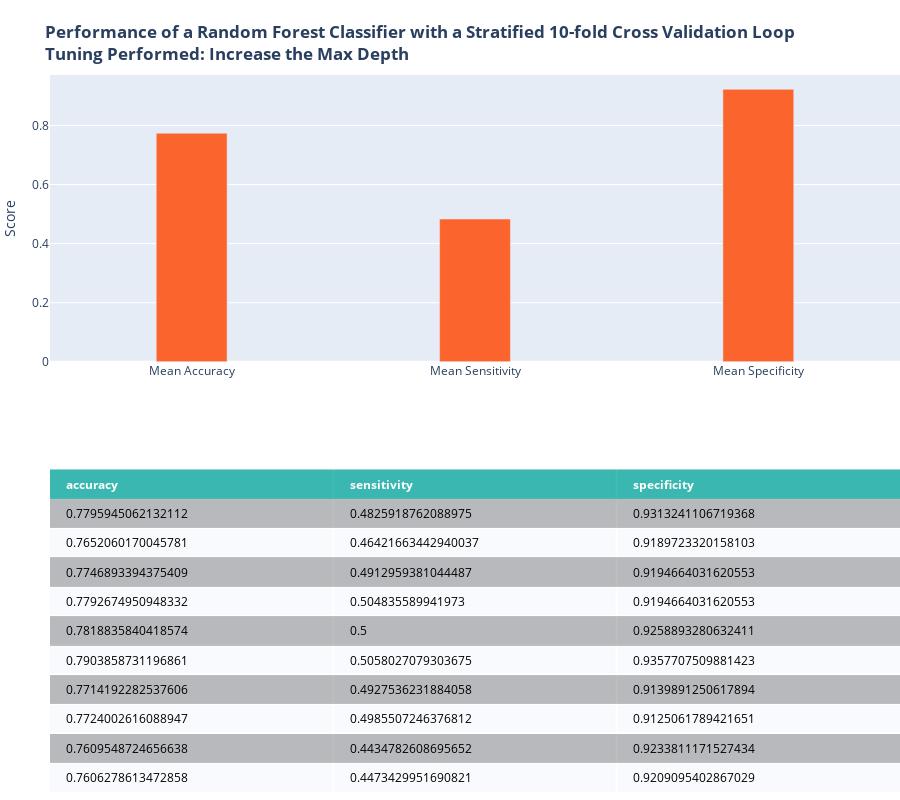

Notebook code cell kept with this figure:
### Code cell
## repeat adjusting tuning parameters to achieve better results
# increasing max depth (largely increases complexity), 
cellTitle = '<b>Performance of a Random Forest Classifier with a Stratified 10-fold Cross Validation Loop<br>Tuning Performed: Increase the Max Depth</b>'
score = []
rf_clf = RandomForestClassifier(max_depth=15, random_state=1024, n_jobs=-1)
for train,test in skf.split(X_mat,y):
    rf_clf.fit(X_mat[train],y.values.ravel()[train])
    y_hat = rf_clf.predict(X_mat[test])
    
    cm = confusion_matrix(y.loc[test],y_hat, labels=[1,0])
    score.append({'accuracy':(cm[0,0]+cm[1,1])/sum(cm.ravel()),
                'sensitivity':cm[0,0]/(cm[0,0]+cm[0,1]),
                'specificity':cm[1,1]/(cm[1,1]+cm[1,0])})
score = pd.DataFrame(score)
rfFig = plotMetrics(score, cellTitle)
rfFig.show()

### Figure 1 — Plotly figure (JSON) as saved in the notebook; plotly's stock layout.template omitted (floating-point values rounded to 4 significant figures)
{"data": [{"colorscale": [[0, "#00A699"], [0.5, "#a9a9a9"], [1, "#ffffff"]], "hoverinfo": "none", "opacity": 0.75, "showscale": false, "type": "heatmap", "z": [[0, 0, 0], [0.5, 0.5, 0.5], [1, 1, 1], [0.5, 0.5, 0.5], [1, 1, 1], [0.5, 0.5, 0.5], [1, 1, 1], [0.5, 0.5, 0.5], [1, 1, 1], [0.5, 0.5, 0.5], [1, 1, 1]]}, {"marker": {"color": "#FC642D"}, "type": "bar", "width": 0.25, "x": ["Mean Accuracy", "Mean Sensitivity", "Mean Specificity"], "xaxis": "x2", "y": [0.7736, 0.4831, 0.9222], "yaxis": "y2"}], "layout": {"annotations": [{"align": "left", "font": {"color": "#ffffff"}, "showarrow": false, "text": "<b>accuracy</b>", "x": -0.45, "xanchor": "left", "xref": "x", "y": 0, "yref": "y"}, {"align": "left", "font": {"color": "#ffffff"}, "showarrow": false, "text": "<b>sensitivity</b>", "x": 0.55, "xanchor": "left", "xref": "x", "y": 0, "yref": "y"}, {"align": "left", "font": {"color": "#ffffff"}, "showarrow": false, "text": "<b>specificity</b>", "x": 1.55, "xanchor": "left", "xref": "x", "y": 0, "yref": "y"}, {"align": "left", "font": {"color": "#000000"}, "showarrow": false, "text": "0.7795945062132112", "x": -0.45, "xanchor": "left", "xref": "x", "y": 1, "yref": "y"}, {"align": "left", "font": {"color": "#000000"}, "showarrow": false, "text": "0.4825918762088975", "x": 0.55, "xanchor": "left", "xref": "x", "y": 1, "yref": "y"}, {"align": "left", "font": {"color": "#000000"}, "showarrow": false, "text": "0.9313241106719368", "x": 1.55, "xanchor": "left", "xref": "x", "y": 1, "yref": "y"}, {"align": "left", "font": {"color": "#000000"}, "showarrow": false, "text": "0.7652060170045781", "x": -0.45, "xanchor": "left", "xref": "x", "y": 2, "yref": "y"}, {"align": "left", "font": {"color": "#000000"}, "showarrow": false, "text": "0.46421663442940037", "x": 0.55, "xanchor": "left", "xref": "x", "y": 2, "yref": "y"}, {"align": "left", "font": {"color": "#000000"}, "showarrow": false, "text": "0.9189723320158103", "x": 1.55, "xanchor": "left", "xref": "x", "y": 2, "yref": "y"}, {"align": "left", "font": {"color": "#000000"}, "showarrow": false, "text": "0.7746893394375409", "x": -0.45, "xanchor": "left", "xref": "x", "y": 3, "yref": "y"}, {"align": "left", "font": {"color": "#000000"}, "showarrow": false, "text": "0.4912959381044487", "x": 0.55, "xanchor": "left", "xref": "x", "y": 3, "yref": "y"}, {"align": "left", "font": {"color": "#000000"}, "showarrow": false, "text": "0.9194664031620553", "x": 1.55, "xanchor": "left", "xref": "x", "y": 3, "yref": "y"}, {"align": "left", "font": {"color": "#000000"}, "showarrow": false, "text": "0.7792674950948332", "x": -0.45, "xanchor": "left", "xref": "x", "y": 4, "yref": "y"}, {"align": "left", "font": {"color": "#000000"}, "showarrow": false, "text": "0.504835589941973", "x": 0.55, "xanchor": "left", "xref": "x", "y": 4, "yref": "y"}, {"align": "left", "font": {"color": "#000000"}, "showarrow": false, "text": "0.9194664031620553", "x": 1.55, "xanchor": "left", "xref": "x", "y": 4, "yref": "y"}, {"align": "left", "font": {"color": "#000000"}, "showarrow": false, "text": "0.7818835840418574", "x": -0.45, "xanchor": "left", "xref": "x", "y": 5, "yref": "y"}, {"align": "left", "font": {"color": "#000000"}, "showarrow": false, "text": "0.5", "x": 0.55, "xanchor": "left", "xref": "x", "y": 5, "yref": "y"}, {"align": "left", "font": {"color": "#000000"}, "showarrow": false, "text": "0.9258893280632411", "x": 1.55, "xanchor": "left", "xref": "x", "y": 5, "yref": "y"}, {"align": "left", "font": {"color": "#000000"}, "showarrow": false, "text": "0.7903858731196861", "x": -0.45, "xanchor": "left", "xref": "x", "y": 6, "yref": "y"}, {"align": "left", "font": {"color": "#000000"}, "showarrow": false, "text": "0.5058027079303675", "x": 0.55, "xanchor": "left", "xref": "x", "y": 6, "yref": "y"}, {"align": "left", "font": {"color": "#000000"}, "showarrow": false, "text": "0.9357707509881423", "x": 1.55, "xanchor": "left", "xref": "x", "y": 6, "yref": "y"}, {"align": "left", "font": {"color": "#000000"}, "showarrow": false, "text": "0.7714192282537606", "x": -0.45, "xanchor": "left", "xref": "x", "y": 7, "yref": "y"}, {"align": "left", "font": {"color": "#000000"}, "showarrow": false, "text": "0.4927536231884058", "x": 0.55, "xanchor": "left", "xref": "x", "y": 7, "yref": "y"}, {"align": "left", "font": {"color": "#000000"}, "showarrow": false, "text": "0.9139891250617894", "x": 1.55, "xanchor": "left", "xref": "x", "y": 7, "yref": "y"}, {"align": "left", "font": {"color": "#000000"}, "showarrow": false, "text": "0.7724002616088947", "x": -0.45, "xanchor": "left", "xref": "x", "y": 8, "yref": "y"}, {"align": "left", "font": {"color": "#000000"}, "showarrow": false, "text": "0.4985507246376812", "x": 0.55, "xanchor": "left", "xref": "x", "y": 8, "yref": "y"}, {"align": "left", "font": {"color": "#000000"}, "showarrow": false, "text": "0.9125061789421651", "x": 1.55, "xanchor": "left", "xref": "x", "y": 8, "yref": "y"}, {"align": "left", "font": {"color": "#000000"}, "showarrow": false, "text": "0.7609548724656638", "x": -0.45, "xanchor": "left", "xref": "x", "y": 9, "yref": "y"}, {"align": "left", "font": {"color": "#000000"}, "showarrow": false, "text": "0.4434782608695652", "x": 0.55, "xanchor": "left", "xref": "x", "y": 9, "yref": "y"}, {"align": "left", "font": {"color": "#000000"}, "showarrow": false, "text": "0.9233811171527434", "x": 1.55, "xanchor": "left", "xref": "x", "y": 9, "yref": "y"}, {"align": "left", "font": {"color": "#000000"}, "showarrow": false, "text": "0.7606278613472858", "x": -0.45, "xanchor": "left", "xref": "x", "y": 10, "yref": "y"}, {"align": "left", "font": {"color": "#000000"}, "showarrow": false, "text": "0.4473429951690821", "x": 0.55, "xanchor": "left", "xref": "x", "y": 10, "yref": "y"}, {"align": "left", "font": {"color": "#000000"}, "showarrow": false, "text": "0.9209095402867029", "x": 1.55, "xanchor": "left", "xref": "x", "y": 10, "yref": "y"}], "height": 800, "margin": {"b": 0, "l": 50, "r": 0, "t": 75}, "title": {"text": "<b>Performance of a Random Forest Classifier with a Stratified 10-fold Cross Validation Loop<br>Tuning Performed: Increase the Max Depth</b>"}, "xaxis": {"dtick": 1, "gridwidth": 2, "showticklabels": false, "tick0": -0.5, "ticks": "", "zeroline": false}, "xaxis2": {"anchor": "y2"}, "yaxis": {"autorange": "reversed", "domain": [0, 0.45], "dtick": 1, "gridwidth": 2, "showticklabels": false, "tick0": 0.5, "ticks": "", "zeroline": false}, "yaxis2": {"anchor": "x2", "domain": [0.6, 1], "title": {"text": "Score"}}}}
